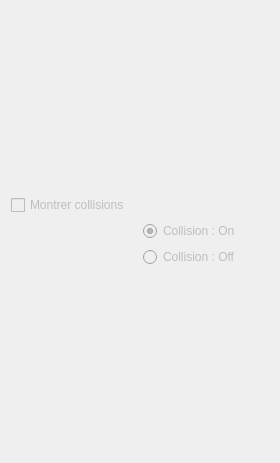
         <widget class="QWidget" name="page_2">
          <property name="geometry">
           <rect>
            <x>0</x>
            <y>0</y>
            <width>280</width>
            <height>463</height>
           </rect>
          </property>
          <attribute name="label">
           <string>Collisions</string>
          </attribute>
          <attribute name="toolTip">
           <string>Active le mode &quot;Collision&quot; qui permet de modifier les valeurs de collisions de la carte.</string>
          </attribute>
          <layout class="QGridLayout" name="gridLayout_8">
           <item row="0" column="0">
            <layout class="QGridLayout" name="gridLayout_7">
             <item row="2" column="1">
              <widget class="QRadioButton" name="rb_CollisionsOff">
               <property name="enabled">
                <bool>false</bool>
               </property>
               <property name="text">
                <string>Collision : Off</string>
               </property>
              </widget>
             </item>
             <item row="2" column="0">
              <widget class="QLabel" name="label_CollisionOff">
               <property name="text">
                <string/>
               </property>
              </widget>
             </item>
             <item row="1" column="0">
              <widget class="QLabel" name="label_CollisionOn">
               <property name="text">
                <string/>
               </property>
              </widget>
             </item>
             <item row="1" column="1">
              <widget class="QRadioButton" name="rb_collisionsOn">
               <property name="enabled">
                <bool>false</bool>
               </property>
               <property name="text">
                <string>Collision : On</string>
               </property>
               <property name="checked">
                <bool>true</bool>
               </property>
              </widget>
             </item>
             <item row="0" column="0" colspan="2">
              <widget class="QCheckBox" name="checkBox_showCollisions">
               <property name="enabled">
                <bool>false</bool>
               </property>
               <property name="text">
                <string>Montrer collisions</string>
               </property>
              </widget>
             </item>
            </layout>
           </item>
          </layout>
         </widget>
